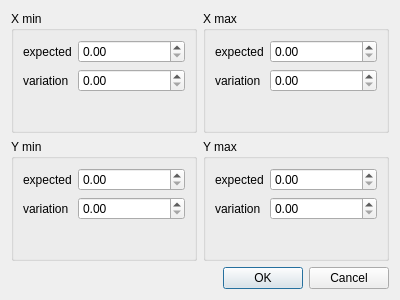
<?xml version="1.0" encoding="UTF-8"?>
<ui version="4.0">
 <class>CrossOverOptionsDialog</class>
 <widget class="QDialog" name="CrossOverOptionsDialog">
  <property name="geometry">
   <rect>
    <x>0</x>
    <y>0</y>
    <width>400</width>
    <height>300</height>
   </rect>
  </property>
  <property name="windowTitle">
   <string>Dialog</string>
  </property>
  <layout class="QVBoxLayout" name="verticalLayout">
   <item>
    <layout class="QHBoxLayout" name="horizontalLayout">
     <item>
      <widget class="QGroupBox" name="groupBox">
       <property name="title">
        <string>X min</string>
       </property>
       <layout class="QFormLayout" name="formLayout_3">
        <item row="0" column="0">
         <widget class="QLabel" name="label">
          <property name="text">
           <string>expected</string>
          </property>
         </widget>
        </item>
        <item row="1" column="0">
         <widget class="QLabel" name="label_2">
          <property name="text">
           <string>variation</string>
          </property>
         </widget>
        </item>
        <item row="0" column="1">
         <widget class="QDoubleSpinBox" name="xMin1"/>
        </item>
        <item row="1" column="1">
         <widget class="QDoubleSpinBox" name="xMin2"/>
        </item>
       </layout>
      </widget>
     </item>
     <item>
      <widget class="QGroupBox" name="groupBox_2">
       <property name="title">
        <string>X max</string>
       </property>
       <layout class="QFormLayout" name="formLayout_4">
        <item row="0" column="0">
         <widget class="QLabel" name="label_3">
          <property name="text">
           <string>expected</string>
          </property>
         </widget>
        </item>
        <item row="1" column="0">
         <widget class="QLabel" name="label_4">
          <property name="text">
           <string>variation</string>
          </property>
         </widget>
        </item>
        <item row="0" column="1">
         <widget class="QDoubleSpinBox" name="xMax1"/>
        </item>
        <item row="1" column="1">
         <widget class="QDoubleSpinBox" name="xMax2"/>
        </item>
       </layout>
      </widget>
     </item>
    </layout>
   </item>
   <item>
    <layout class="QHBoxLayout" name="horizontalLayout_2">
     <item>
      <widget class="QGroupBox" name="groupBox_3">
       <property name="title">
        <string>Y min</string>
       </property>
       <layout class="QFormLayout" name="formLayout_5">
        <item row="0" column="0">
         <widget class="QLabel" name="label_5">
          <property name="text">
           <string>expected</string>
          </property>
         </widget>
        </item>
        <item row="1" column="0">
         <widget class="QLabel" name="label_6">
          <property name="text">
           <string>variation</string>
          </property>
         </widget>
        </item>
        <item row="0" column="1">
         <widget class="QDoubleSpinBox" name="yMin1"/>
        </item>
        <item row="1" column="1">
         <widget class="QDoubleSpinBox" name="yMin2"/>
        </item>
       </layout>
      </widget>
     </item>
     <item>
      <widget class="QGroupBox" name="groupBox_4">
       <property name="title">
        <string>Y max</string>
       </property>
       <layout class="QFormLayout" name="formLayout_6">
        <item row="0" column="0">
         <widget class="QLabel" name="label_7">
          <property name="text">
           <string>expected</string>
          </property>
         </widget>
        </item>
        <item row="1" column="0">
         <widget class="QLabel" name="label_8">
          <property name="text">
           <string>variation</string>
          </property>
         </widget>
        </item>
        <item row="0" column="1">
         <widget class="QDoubleSpinBox" name="yMax1"/>
        </item>
        <item row="1" column="1">
         <widget class="QDoubleSpinBox" name="yMax2"/>
        </item>
       </layout>
      </widget>
     </item>
    </layout>
   </item>
   <item>
    <widget class="QDialogButtonBox" name="buttonBox">
     <property name="orientation">
      <enum>Qt::Horizontal</enum>
     </property>
     <property name="standardButtons">
      <set>QDialogButtonBox::Cancel|QDialogButtonBox::Ok</set>
     </property>
    </widget>
   </item>
  </layout>
 </widget>
 <resources/>
 <connections>
  <connection>
   <sender>buttonBox</sender>
   <signal>accepted()</signal>
   <receiver>CrossOverOptionsDialog</receiver>
   <slot>accept()</slot>
   <hints>
    <hint type="sourcelabel">
     <x>248</x>
     <y>254</y>
    </hint>
    <hint type="destinationlabel">
     <x>157</x>
     <y>274</y>
    </hint>
   </hints>
  </connection>
  <connection>
   <sender>buttonBox</sender>
   <signal>rejected()</signal>
   <receiver>CrossOverOptionsDialog</receiver>
   <slot>reject()</slot>
   <hints>
    <hint type="sourcelabel">
     <x>316</x>
     <y>260</y>
    </hint>
    <hint type="destinationlabel">
     <x>286</x>
     <y>274</y>
    </hint>
   </hints>
  </connection>
 </connections>
</ui>
